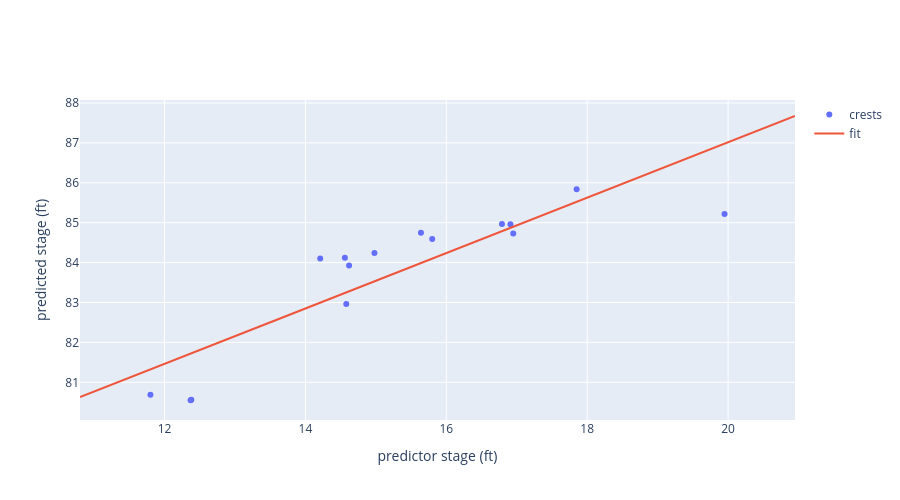

Notebook code for this chart:
### Code cell
import plotly.graph_objects as go

def plot_model(model, X, y, labels=None, title=None):
    Xv = np.asarray(X).ravel()
    yv = np.asarray(y)
    xfit = np.linspace(Xv.min() - 1, Xv.max() + 1, 1000)
    yfit = model.predict(xfit[:, np.newaxis])

    hover = 'predictor stage: %{x:.2f} ft<br>predicted stage: %{y:.2f} ft'
    if labels is not None:
        hover += '<br>%{text}'

    fig = go.Figure()
    fig.add_scatter(x=Xv, y=yv, mode='markers', name='crests',
                    text=labels, hovertemplate=hover + '<extra></extra>')
    fig.add_scatter(x=xfit, y=yfit, mode='lines', name='fit', hoverinfo='skip')
    fig.update_layout(title=title, xaxis_title='predictor stage (ft)',
                      yaxis_title='predicted stage (ft)', height=500)
    fig.show()

plot_model(model, X, y, labels=crest_df.loc[y.index, 'flood'])

### Figure 1 — Plotly figure (JSON) as saved in the notebook; plotly's stock layout.template omitted (floating-point values rounded to 4 significant figures; data arrays with more than 128 entries replaced by an {"elided": "..."} marker saying what was removed)
{"data": [{"hovertemplate": "predictor stage: %{x:.2f} ft<br>predicted stage: %{y:.2f} ft<br>%{text}<extra></extra>", "mode": "markers", "name": "crests", "text": ["2026 - March", "2025 - December", "2023 - December", "2022 - November ", "2022 - March", "2022 - January 7th", "2022 - January 21st", "2022 - January 13th", "2021 - October", "2021 - November", "2021 - February", "2020 - February 7th", "2020 - February 1st", "2019 - October", "2019 - December"], "type": "scatter", "x": [14.58, 19.95, 14.56, 16.95, 16.91, 11.8, 12.37, 14.98, 14.62, 15.8, 12.38, 15.64, 16.79, 17.85, 14.21], "y": [82.96, 85.22, 84.12, 84.73, 84.96, 80.69, 80.55, 84.24, 83.93, 84.59, 80.56, 84.75, 84.97, 85.84, 84.1]}, {"hoverinfo": "skip", "mode": "lines", "name": "fit", "type": "scatter", "x": {"elided": "1000 float values"}, "y": {"elided": "1000 float values"}}], "layout": {"height": 500, "title": {}, "xaxis": {"title": {"text": "predictor stage (ft)"}}, "yaxis": {"title": {"text": "predicted stage (ft)"}}}}
